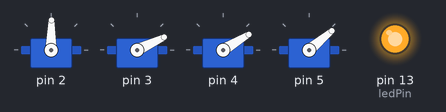
A sketch run on a simulated Arduino Uno, built with avr-gcc and run on an emulated ATmega328P. Parts: 4 × servo, output pins drawn as LEDs (lit = HIGH).

Above: at 0.05 s.
At 1.35 s:
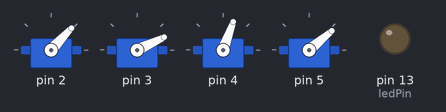
At 2.65 s:
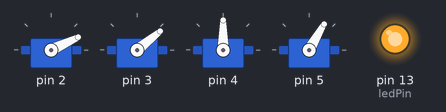
At 5.3 s:
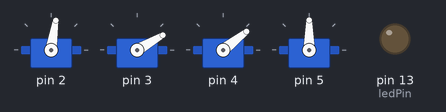
At 7.9 s:
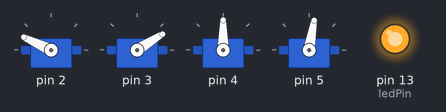
At 10.55 s:
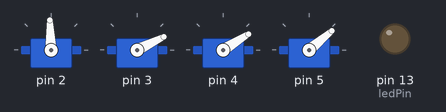
Timing chart, 0 to 13.8 s (numbered marks = the images above):
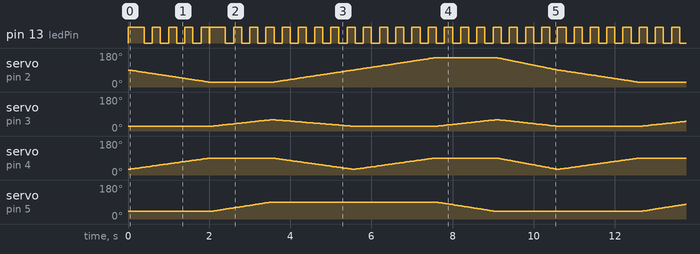

The sketch:

ARGUS-Arm.ino
```cpp
#include <Servo.h>

// =====================
// PIN LED
// =====================
const int ledPin = 13;

// =====================
// Estrutura de eixo
// =====================
struct ServoAxis {
  Servo servo;
  int posAtual;
  int destino;
  float velocidade;
  float acumulador;
  bool ativo;
};

// =====================
// LIMITES
// =====================
const int ombroMin = 25;
const int ombroMax = 60;

const int cotoveloRecolhido = 30;
const int cotoveloEstendido = 90;

const int baseCenter = 90;
const int baseLeft   = 25;
const int baseRight  = 155;

const int garraAberta  = 40;
const int garraFechada = 90;

// =====================
// EIXOS
// =====================
ServoAxis base;
ServoAxis ombro;
ServoAxis cotovelo;
ServoAxis garra;

// =====================
// Inicialização eixo
// =====================
void initAxis(ServoAxis &a, int pin, int posInicial) {
  a.servo.attach(pin);
  a.posAtual = posInicial;
  a.destino = posInicial;
  a.velocidade = 0;
  a.acumulador = 0;
  a.ativo = false;
  a.servo.write(posInicial);
}

// =====================
// Movimento sincronizado grupo
// =====================
void iniciarMovimentoGrupo(int tempoTotalMs) {

  int distBase = abs(base.destino - base.posAtual);
  int distOmbro = abs(ombro.destino - ombro.posAtual);
  int distCotovelo = abs(cotovelo.destino - cotovelo.posAtual);
  int distGarra = abs(garra.destino - garra.posAtual);

  int maxDist = max(max(distBase, distOmbro), max(distCotovelo, distGarra));
  if (maxDist == 0) return;

  float ciclos = tempoTotalMs / 10.0;

  base.velocidade      = (float)distBase / ciclos;
  ombro.velocidade     = (float)distOmbro / ciclos;
  cotovelo.velocidade  = (float)distCotovelo / ciclos;
  garra.velocidade     = (float)distGarra / ciclos;

  base.acumulador = 0;
  ombro.acumulador = 0;
  cotovelo.acumulador = 0;
  garra.acumulador = 0;

  base.ativo = distBase > 0;
  ombro.ativo = distOmbro > 0;
  cotovelo.ativo = distCotovelo > 0;
  garra.ativo = distGarra > 0;
}

// =====================
// Atualização não bloqueante
// =====================
void atualizarAxis(ServoAxis &a) {

  if (!a.ativo) return;
  if (a.posAtual == a.destino) {
    a.ativo = false;
    return;
  }

  a.acumulador += a.velocidade;

  while (a.acumulador >= 1.0) {
    a.acumulador -= 1.0;

    if (a.destino > a.posAtual)
      a.posAtual++;
    else
      a.posAtual--;

    a.servo.write(a.posAtual);

    if (a.posAtual == a.destino) {
      a.ativo = false;
      break;
    }
  }
}

// =====================
// Verifica movimento
// =====================
bool algumEixoAtivo() {
  return base.ativo || ombro.ativo || cotovelo.ativo || garra.ativo;
}

// =====================
// SETUP
// =====================
void setup() {

  pinMode(ledPin, OUTPUT);

  initAxis(base, 2, baseCenter);
  initAxis(ombro, 3, ombroMin);
  initAxis(cotovelo, 4, cotoveloRecolhido);
  initAxis(garra, 5, garraAberta);
}

// =====================
// Máquina de estados
// =====================
int estado = 0;
unsigned long ultimo = 0;
unsigned long ultimoLed = 0;
bool estadoLed = false;

// =====================
// LOOP
// =====================
void loop() {

  // Atualização servos a cada 10ms
  if (millis() - ultimo >= 10) {
    ultimo = millis();

    atualizarAxis(base);
    atualizarAxis(ombro);
    atualizarAxis(cotovelo);
    atualizarAxis(garra);
  }

  // =====================
  // LED
  // =====================
  if (algumEixoAtivo()) {
    if (millis() - ultimoLed >= 200) {
      ultimoLed = millis();
      estadoLed = !estadoLed;
      digitalWrite(ledPin, estadoLed);
    }
  } else {
    digitalWrite(ledPin, HIGH);
  }

  // =====================
  // Máquina de estados
  // =====================
  switch (estado) {

    case 0:
      base.destino = baseCenter;
      ombro.destino = ombroMin;
      cotovelo.destino = cotoveloRecolhido;
      garra.destino = garraAberta;
      iniciarMovimentoGrupo(1500);
      estado = 1;
      break;

    case 1:
      if (!algumEixoAtivo()) {
        base.destino = baseLeft;
        ombro.destino = ombroMin;
        cotovelo.destino = cotoveloEstendido;
        iniciarMovimentoGrupo(2000);
        estado = 2;
      }
      break;

    case 2:
      if (!algumEixoAtivo()) {
        ombro.destino = ombroMax;
        garra.destino = garraFechada;
        iniciarMovimentoGrupo(1500);
        estado = 3;
      }
      break;

    case 3:
      if (!algumEixoAtivo()) {
        base.destino = baseCenter;
        ombro.destino = ombroMin;
        cotovelo.destino = cotoveloRecolhido;
        iniciarMovimentoGrupo(2000);
        estado = 4;
      }
      break;

    case 4:
      if (!algumEixoAtivo()) {
        base.destino = baseRight;
        ombro.destino = ombroMin;
        cotovelo.destino = cotoveloEstendido;
        iniciarMovimentoGrupo(2000);
        estado = 5;
      }
      break;

    case 5:
      if (!algumEixoAtivo()) {
        ombro.destino = ombroMax;
        garra.destino = garraAberta;
        iniciarMovimentoGrupo(1500);
        estado = 6;
      }
      break;

    case 6:
      if (!algumEixoAtivo()) {
        estado = 0;
      }
      break;
  }
}
```

Measured:
- by itself, pin 13 (ledPin): moves between LOW and HIGH, repeating every 9.2 s
